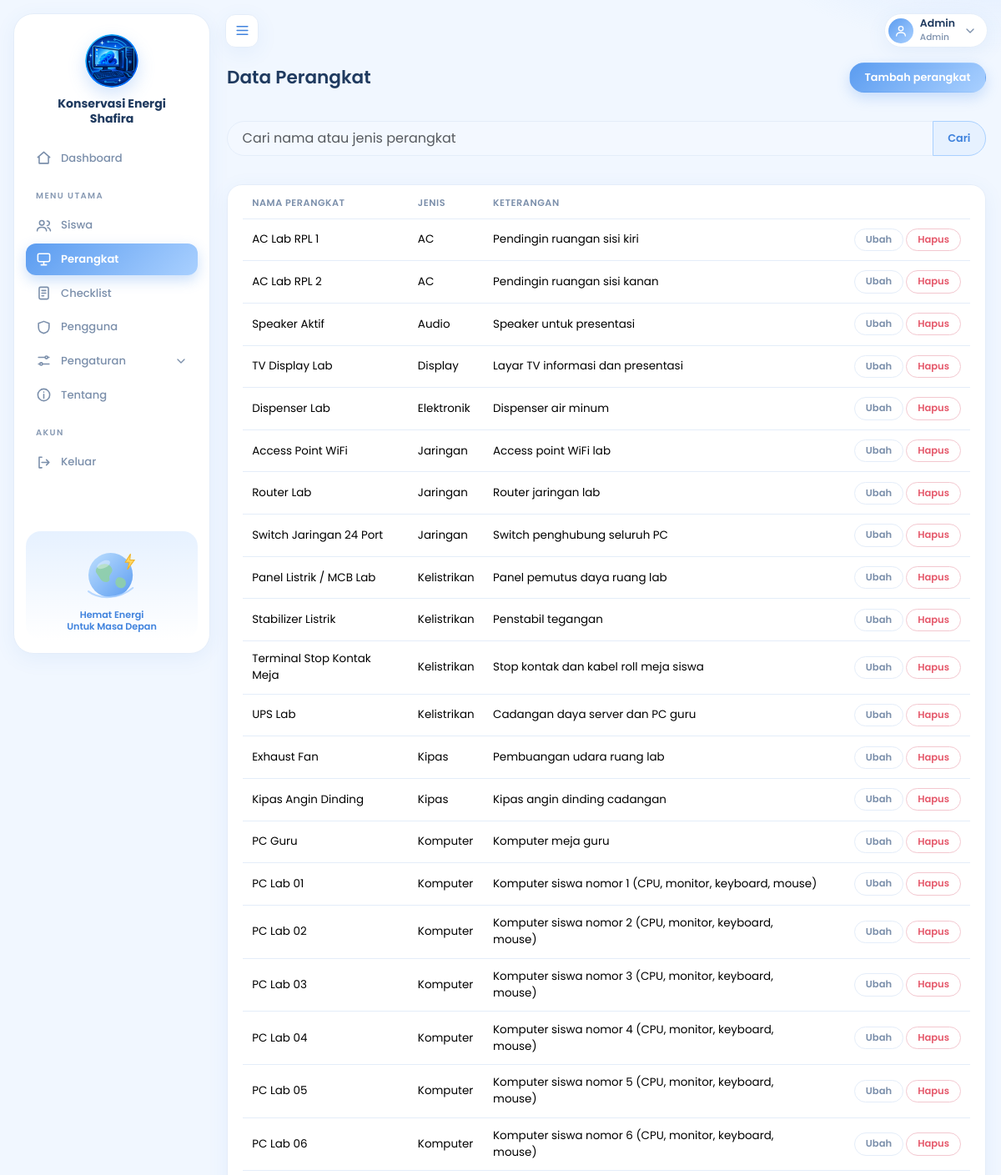
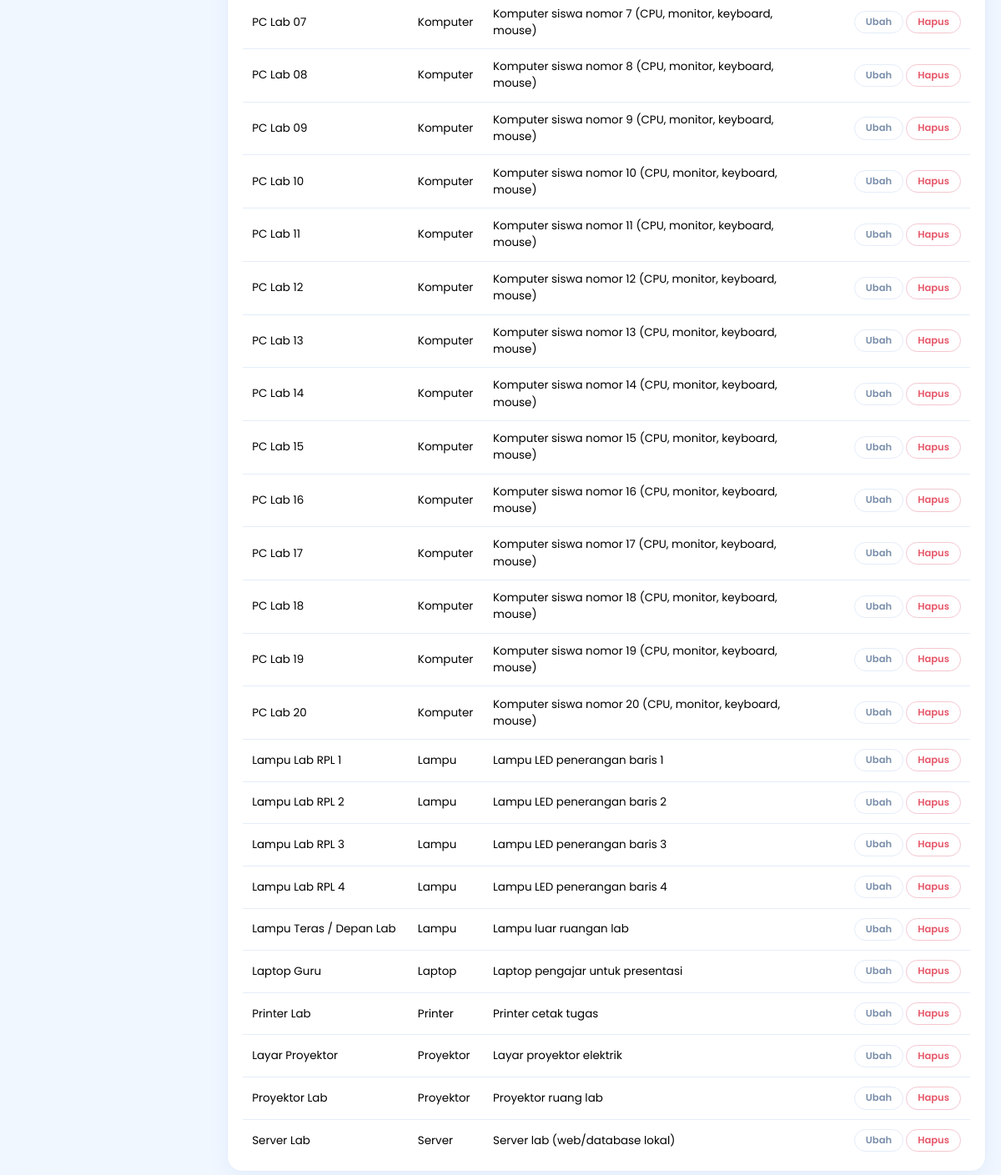
The page /perangkat/index.php (signed in) on the database its author committed (2 pictures, top to bottom).
### tables this page shows
CREATE TABLE perangkat (
  id_perangkat   INT(11) NOT NULL AUTO_INCREMENT,
  nama_perangkat VARCHAR(100) NOT NULL,
  jenis          VARCHAR(50) NOT NULL,
  keterangan     TEXT,
  PRIMARY KEY (id_perangkat)
);

### perangkat/index.php (the view, shortened to what this page needs)
<?php
require_once __DIR__ . '/../includes/functions.php';
$q = trim($_GET['q'] ?? '');
$st = $pdo->prepare('SELECT * FROM perangkat WHERE nama_perangkat LIKE :a OR jenis LIKE :b ORDER BY jenis, nama_perangkat');
$st->execute([':a' => "%$q%", ':b' => "%$q%"]);
$data = $st->fetchAll();
require '../includes/header.php';
?>
<div class="d-flex justify-content-between align-items-center mb-3">
  <h3 class="mb-0">Data Perangkat</h3>
  <a class="btn btn-success" href="form.php">Tambah perangkat</a>
</div>
<form class="mb-3" method="get"><div class="input-group">
  <input name="q" value="<?= e($q) ?>" class="form-control" placeholder="Cari nama atau jenis perangkat">
  <button class="btn btn-outline-success">Cari</button></div></form>
<div class="card"><div class="table-responsive"><table class="table table-hover mb-0 align-middle">
  <thead><tr><th>Nama perangkat</th><th>Jenis</th><th>Keterangan</th><th style="width:170px"></th></tr></thead><tbody>
  <?php foreach ($data as $r): ?>
    <tr><td><?= e($r['nama_perangkat']) ?></td><td><?= e($r['jenis']) ?></td><td><?= e($r['keterangan']) ?></td>
      <td class="text-end">
        <a class="btn btn-sm btn-outline-secondary" href="form.php?id=<?= $r['id_perangkat'] ?>">Ubah</a>
        <?php if (user()['level'] === 'Admin'): ?>
        <form method="post" action="hapus.php" class="d-inline" onsubmit="return confirm('Hapus perangkat ini?')">
          <button class="btn btn-sm btn-outline-danger">Hapus</button></form>
        <?php endif; ?>
      </td></tr>
  <?php endforeach; if (!$data): ?>
    <tr><td colspan="4" class="text-center text-muted py-4">Belum ada perangkat.</td></tr>
  <?php endif; ?>
  </tbody></table></div></div>
<?php require '../includes/footer.php'; ?>

### includes/header.php (shortened to what this page needs)
<?php
require_once __DIR__ . '/functions.php';
$u     = user();
$aktif = halaman_aktif();
$level = $u['level'] ?? '';
?>
<!doctype html>
<html lang="id" data-bs-theme="light">
<head>
  <link href="https://cdn.jsdelivr.net/npm/bootstrap@5.3.3/dist/css/bootstrap.min.css" rel="stylesheet">
  <link href="<?= BASE_URL ?>/assets/css/app.css" rel="stylesheet">
</head>
<body>
<div class="app-shell">
  <aside class="sidebar" id="sidebar">
    <a class="brand" href="<?= BASE_URL ?>/index.php"><?= logo(64) ?><span>Konservasi Energi<br>Shafira</span></a>
    <?= menu_item('dashboard', 'index.php', 'home', 'Dashboard', $aktif) ?>
    <div class="grp">MENU UTAMA</div>
    <?php if (in_array($level, ['Admin', 'Guru'], true)): ?>
      <?= menu_item('siswa', 'siswa/', 'siswa', 'Siswa', $aktif) ?>
      <?= menu_item('perangkat', 'perangkat/', 'device', 'Perangkat', $aktif) ?>
      <?= menu_item('checklist', 'checklist/', 'list', 'Checklist', $aktif) ?>
    <?php else: ?>
      <?= menu_item('checklist', 'checklist/', 'list', 'Checklist saya', $aktif) ?>
    <?php endif; ?>
    <?php if ($level === 'Admin'): ?>
      <?= menu_item('users', 'users/', 'shield', 'Pengguna', $aktif) ?>
    <?php endif; ?>
    <button class="menu menu-btn" type="button" data-bs-toggle="collapse" data-bs-target="#subSetting" aria-expanded="<?= $aktif === 'akun' ? 'true' : 'false' ?>">
      <?= ikon('set') ?><span>Pengaturan</span><span class="chv"><?= ikon('chev') ?></span>
    </button>
    <?= menu_item('tentang', 'tentang.php', 'info', 'Tentang', $aktif) ?>
    <div class="grp">AKUN</div>
    <a class="menu" href="<?= BASE_URL ?>/logout.php"><?= ikon('out') ?><span>Keluar</span></a>
    <div class="side-ilus"><div class="box"><?= ilus_bumi() ?><small>Hemat Energi<br>Untuk Masa Depan</small></div></div>
  </aside>
  <div class="app-main">
    <header class="topbar">
      <button class="burger" id="btnSidebar" type="button" aria-label="Buka atau tutup sidebar"><?= ikon('menu') ?></button>
      <div class="dropdown">
        <button class="user-btn" type="button" data-bs-toggle="dropdown" aria-expanded="false">
          <span class="avatar"><?= ikon('user') ?></span>
          <span class="user-nama d-none d-sm-block"><b><?= e($u['nama'] ?? '') ?></b><small><?= e($level) ?></small></span>
          <span class="chv"><?= ikon('chev') ?></span>
        </button>
      </div>
    </header>
    <main class="page">

### includes/functions.php (shortened to what this page needs)
<?php
function e($s) { return htmlspecialchars((string)$s, ENT_QUOTES, 'UTF-8'); }
function user() { return $_SESSION['user'] ?? null; }
function ikon($nama) {
    $p = [
        'menu'   => '<path d="M4 6h16M4 12h16M4 18h16"/>',
        'user'   => '<circle cx="12" cy="8" r="4"/><path d="M4 21c0-4 4-6 8-6s8 2 8 6"/>',
        'home'   => '<path d="M3 11l9-8 9 8M5 10v10h14V10"/>',
        'siswa'  => '<circle cx="9" cy="8" r="3.5"/><path d="M2 20c0-3.5 3-5.5 7-5.5s7 2 7 5.5M17 5a3.5 3.5 0 010 7M22 20c0-2.5-1.5-4-4-5"/>',
        'bolt'   => '<path d="M13 2L4 14h7l-1 8 9-12h-7z"/>',
        'list'   => '<rect x="5" y="3" width="14" height="18" rx="2"/><path d="M9 8h6M9 12h6M9 16h3"/>',
        'shield' => '<path d="M12 3l8 3v6c0 5-3.5 8-8 9-4.5-1-8-4-8-9V6z"/>',
        'key'    => '<circle cx="8" cy="15" r="4"/><path d="M11 12l9-9M16 7l3 3"/>',
        'moon'   => '<path d="M20 14A8 8 0 019.5 3.5 8 8 0 1020 14z"/>',
        'info'   => '<circle cx="12" cy="12" r="9"/><path d="M12 11v6M12 7.5v.5"/>',
        'out'    => '<path d="M9 4H5v16h4M16 8l4 4-4 4M20 12H9"/>',
        'chev'   => '<path d="M6 9l6 6 6-6"/>',
        'set'    => '<path d="M4 7h10M18 7h2M4 17h2M10 17h10"/><circle cx="16" cy="7" r="2"/><circle cx="8" cy="17" r="2"/>',
        'device' => '<rect x="3" y="4" width="18" height="12" rx="2"/><path d="M8 21h8M12 16v5"/>',
        'chart'  => '<path d="M4 20V10M10 20V4M16 20v-7M22 20H2"/>',
        'check'  => '<path d="M5 12.5l4.5 4.5L19 7.5"/>',
        'plus'   => '<path d="M12 5v14M5 12h14"/>',
        'heart'  => '<path d="M12 20s-7-4.4-9-9.2C1.6 7.3 4 4 7.2 4c1.8 0 3.2.9 4.8 2.7C13.6 4.9 15 4 16.8 4 20 4 22.4 7.3 21 10.8 19 15.6 12 20 12 20z"/>',
        'leaf'   => '<path d="M5 19c0-8 5-14 15-14 0 10-6 15-14 15M5 19c2-5 5-8 9-10"/>',
        'arrow'  => '<path d="M5 12h14M13 6l6 6-6 6"/>',
        'eye'    => '<path d="M2 12s4-7 10-7 10 7 10 7-4 7-10 7S2 12 2 12z"/><circle cx="12" cy="12" r="3"/>',
    ][$nama] ?? '';
    return '<svg class="ikon" viewBox="0 0 24 24" fill="none" stroke="currentColor" stroke-width="2" stroke-linecap="round" stroke-linejoin="round" aria-hidden="true">' . $p . '</svg>';
}
function logo_file() {
    foreach (['png', 'jpg', 'jpeg', 'webp', 'svg'] as $x) {
        if (is_file(__DIR__ . '/../assets/img/konservasi.' . $x)) return 'konservasi.' . $x;
    }
    return null;
}
function logo($ukuran = 36) {
    $f = logo_file();
    if ($f) {
        return '<img src="' . BASE_URL . '/assets/img/' . $f . '" alt="Logo Konservasi Energi" width="' . $ukuran . '" height="' . $ukuran . '" class="logo-img">';
    }
    return '<span class="logo-ph" style="width:' . $ukuran . 'px;height:' . $ukuran . 'px">' . ikon('bolt') . '</span>';
}
function halaman_aktif() {
    $s = $_SERVER['SCRIPT_NAME'] ?? '';
    foreach (['siswa', 'perangkat', 'checklist', 'users', 'akun'] as $k) {
        if (strpos($s, "/$k/") !== false) return $k;
    }
    return strpos($s, 'tentang') !== false ? 'tentang' : 'dashboard';
}
function menu_item($kunci, $url, $ikon, $label, $aktif) {
    $on = $kunci === $aktif ? ' on' : '';
    return '<a class="menu' . $on . '" href="' . BASE_URL . '/' . $url . '">' . ikon($ikon) . '<span>' . e($label) . '</span></a>';
}

### includes/footer.php (shortened to what this page needs)
    </main>
  </div>
</div>
</body>
</html>

### rows shown on the page
perangkat: nama_perangkat "AC Lab RPL 1", jenis "AC", keterangan "Pendingin ruangan sisi kiri"
perangkat: nama_perangkat "AC Lab RPL 2", jenis "AC", keterangan "Pendingin ruangan sisi kanan"
perangkat: nama_perangkat "Speaker Aktif", jenis "Audio", keterangan "Speaker untuk presentasi"
perangkat: nama_perangkat "TV Display Lab", jenis "Display", keterangan "Layar TV informasi dan presentasi"
perangkat: nama_perangkat "Dispenser Lab", jenis "Elektronik", keterangan "Dispenser air minum"
perangkat: nama_perangkat "Access Point WiFi", jenis "Jaringan", keterangan "Access point WiFi lab"
perangkat: nama_perangkat "Router Lab", jenis "Jaringan", keterangan "Router jaringan lab"
perangkat: nama_perangkat "Switch Jaringan 24 Port", jenis "Jaringan", keterangan "Switch penghubung seluruh PC"
perangkat: nama_perangkat "Panel Listrik / MCB Lab", jenis "Kelistrikan", keterangan "Panel pemutus daya ruang lab"
perangkat: nama_perangkat "Stabilizer Listrik", jenis "Kelistrikan", keterangan "Penstabil tegangan"
perangkat: nama_perangkat "Terminal Stop Kontak Meja", jenis "Kelistrikan", keterangan "Stop kontak dan kabel roll meja siswa"
perangkat: nama_perangkat "UPS Lab", jenis "Kelistrikan", keterangan "Cadangan daya server dan PC guru"
perangkat: nama_perangkat "Exhaust Fan", jenis "Kipas", keterangan "Pembuangan udara ruang lab"
perangkat: nama_perangkat "Kipas Angin Dinding", jenis "Kipas", keterangan "Kipas angin dinding cadangan"
perangkat: nama_perangkat "PC Guru", jenis "Komputer", keterangan "Komputer meja guru"
perangkat: nama_perangkat "PC Lab 01", jenis "Komputer", keterangan "Komputer siswa nomor 1 (CPU, monitor, keyboard, mouse)"
perangkat: nama_perangkat "PC Lab 02", jenis "Komputer", keterangan "Komputer siswa nomor 2 (CPU, monitor, keyboard, mouse)"
perangkat: nama_perangkat "PC Lab 03", jenis "Komputer", keterangan "Komputer siswa nomor 3 (CPU, monitor, keyboard, mouse)"
perangkat: nama_perangkat "PC Lab 04", jenis "Komputer", keterangan "Komputer siswa nomor 4 (CPU, monitor, keyboard, mouse)"
perangkat: nama_perangkat "PC Lab 05", jenis "Komputer", keterangan "Komputer siswa nomor 5 (CPU, monitor, keyboard, mouse)"
perangkat: nama_perangkat "PC Lab 06", jenis "Komputer", keterangan "Komputer siswa nomor 6 (CPU, monitor, keyboard, mouse)"
perangkat: nama_perangkat "PC Lab 07", jenis "Komputer", keterangan "Komputer siswa nomor 7 (CPU, monitor, keyboard, mouse)"
perangkat: nama_perangkat "PC Lab 08", jenis "Komputer", keterangan "Komputer siswa nomor 8 (CPU, monitor, keyboard, mouse)"
perangkat: nama_perangkat "PC Lab 09", jenis "Komputer", keterangan "Komputer siswa nomor 9 (CPU, monitor, keyboard, mouse)"
perangkat: nama_perangkat "PC Lab 10", jenis "Komputer", keterangan "Komputer siswa nomor 10 (CPU, monitor, keyboard, mouse)"
perangkat: nama_perangkat "PC Lab 11", jenis "Komputer", keterangan "Komputer siswa nomor 11 (CPU, monitor, keyboard, mouse)"
perangkat: nama_perangkat "PC Lab 12", jenis "Komputer", keterangan "Komputer siswa nomor 12 (CPU, monitor, keyboard, mouse)"
perangkat: nama_perangkat "PC Lab 13", jenis "Komputer", keterangan "Komputer siswa nomor 13 (CPU, monitor, keyboard, mouse)"
perangkat: nama_perangkat "PC Lab 14", jenis "Komputer", keterangan "Komputer siswa nomor 14 (CPU, monitor, keyboard, mouse)"
perangkat: nama_perangkat "PC Lab 15", jenis "Komputer", keterangan "Komputer siswa nomor 15 (CPU, monitor, keyboard, mouse)"
perangkat: nama_perangkat "PC Lab 16", jenis "Komputer", keterangan "Komputer siswa nomor 16 (CPU, monitor, keyboard, mouse)"
perangkat: nama_perangkat "PC Lab 17", jenis "Komputer", keterangan "Komputer siswa nomor 17 (CPU, monitor, keyboard, mouse)"
perangkat: nama_perangkat "PC Lab 18", jenis "Komputer", keterangan "Komputer siswa nomor 18 (CPU, monitor, keyboard, mouse)"
perangkat: nama_perangkat "PC Lab 19", jenis "Komputer", keterangan "Komputer siswa nomor 19 (CPU, monitor, keyboard, mouse)"
perangkat: nama_perangkat "PC Lab 20", jenis "Komputer", keterangan "Komputer siswa nomor 20 (CPU, monitor, keyboard, mouse)"
perangkat: nama_perangkat "Lampu Lab RPL 1", jenis "Lampu", keterangan "Lampu LED penerangan baris 1"
perangkat: nama_perangkat "Lampu Lab RPL 2", jenis "Lampu", keterangan "Lampu LED penerangan baris 2"
perangkat: nama_perangkat "Lampu Lab RPL 3", jenis "Lampu", keterangan "Lampu LED penerangan baris 3"
perangkat: nama_perangkat "Lampu Lab RPL 4", jenis "Lampu", keterangan "Lampu LED penerangan baris 4"
perangkat: nama_perangkat "Lampu Teras / Depan Lab", jenis "Lampu", keterangan "Lampu luar ruangan lab"
perangkat: nama_perangkat "Laptop Guru", jenis "Laptop", keterangan "Laptop pengajar untuk presentasi"
perangkat: nama_perangkat "Printer Lab", jenis "Printer", keterangan "Printer cetak tugas"
perangkat: nama_perangkat "Layar Proyektor", jenis "Proyektor", keterangan "Layar proyektor elektrik"
perangkat: nama_perangkat "Proyektor Lab", jenis "Proyektor", keterangan "Proyektor ruang lab"
perangkat: nama_perangkat "Server Lab", jenis "Server", keterangan "Server lab (web/database lokal)"

### other values the page prints
$label "Dashboard Siswa Perangkat Checklist Pengguna Tentang"
$u['nama'] "Admin"
$level "Admin"
